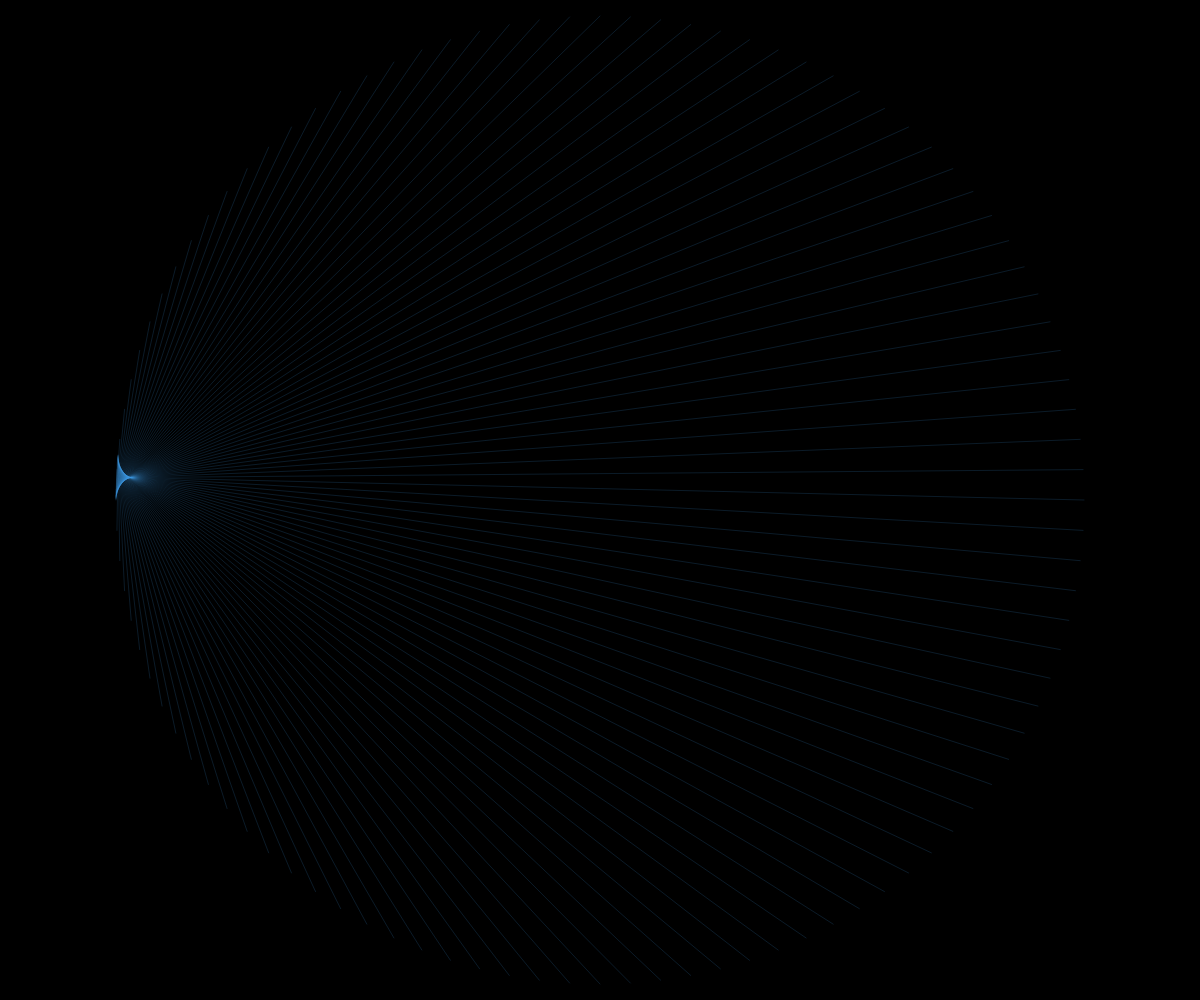
Frame 1 (no input)
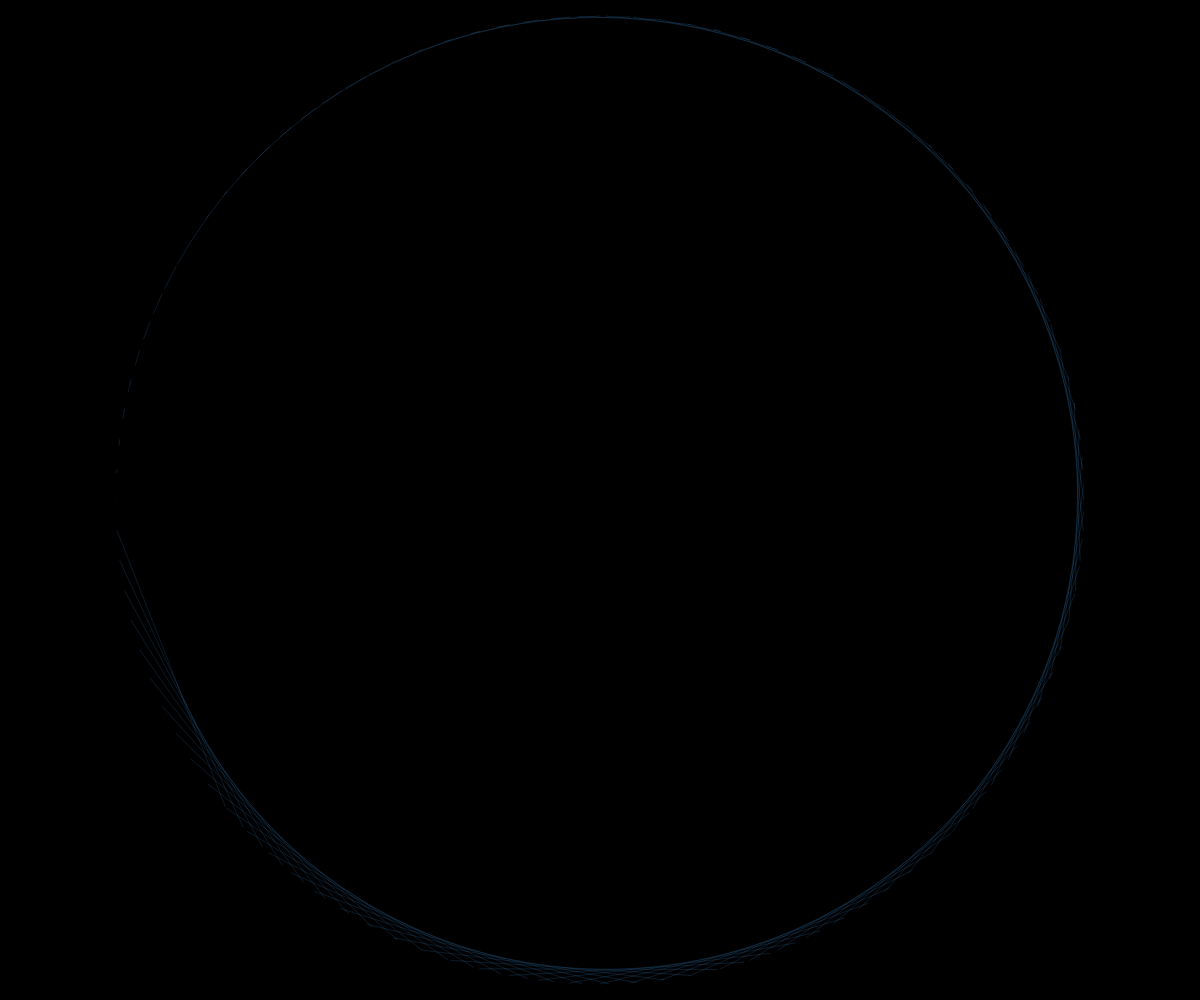
Frame 60 (no input)
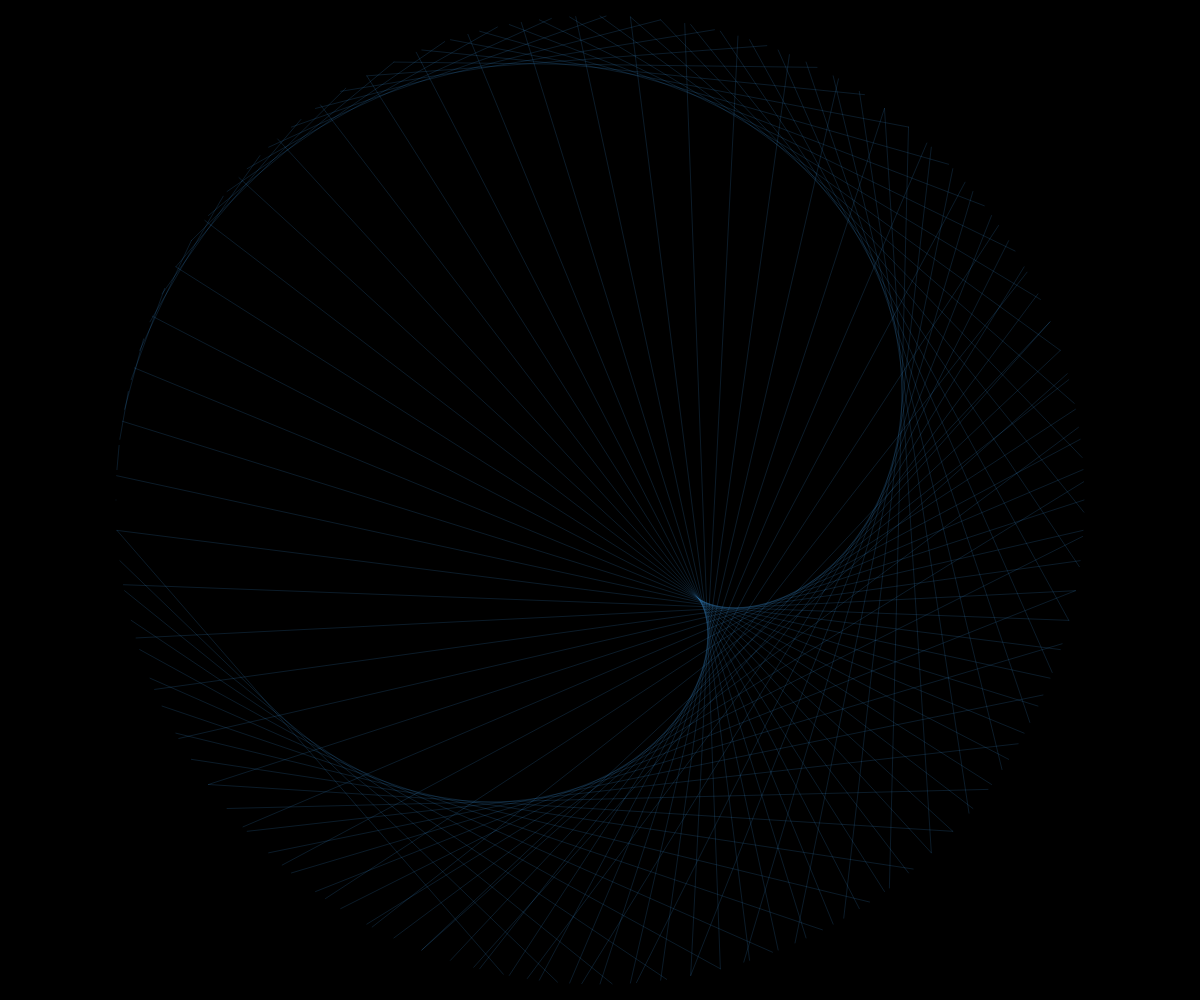
Frame 120 (the mouse pressed at the canvas centre since frame 60)

The p5.js sketch that drew these frames (run headless with seeded random() and noise() and a simulated clock; from frame 60 on, the mouse is pressed at the canvas centre):

// p5.js sketch
// ── sketch.js
let r;
let factor = 0;

function setup() {
  createCanvas(windowWidth, windowHeight);
  r = height / 2 - 16;
}

function getVector(index, total) {
  const angle = map(index % total, 0, total, 0, TWO_PI);
  const v = p5.Vector.fromAngle(angle + PI);
  v.mult(r);
  return v;
}

function draw() {
  background(0);
  const total = 100; //int(map(mouseX, 0, width, 0, 200));
  factor += 0.015;

  translate(width / 2, height / 2);
  stroke(65, 155, 225, 45);  
  strokeWeight(2);
  fill(0);
  ellipse(2, 0, r * 9);

  strokeWeight(1);
  for (let i = 0; i < total; i++) {
    const a = getVector(i, total);
    const b = getVector(i * factor, total);
    line(a.x, a.y, b.x, b.y);

  }
}
